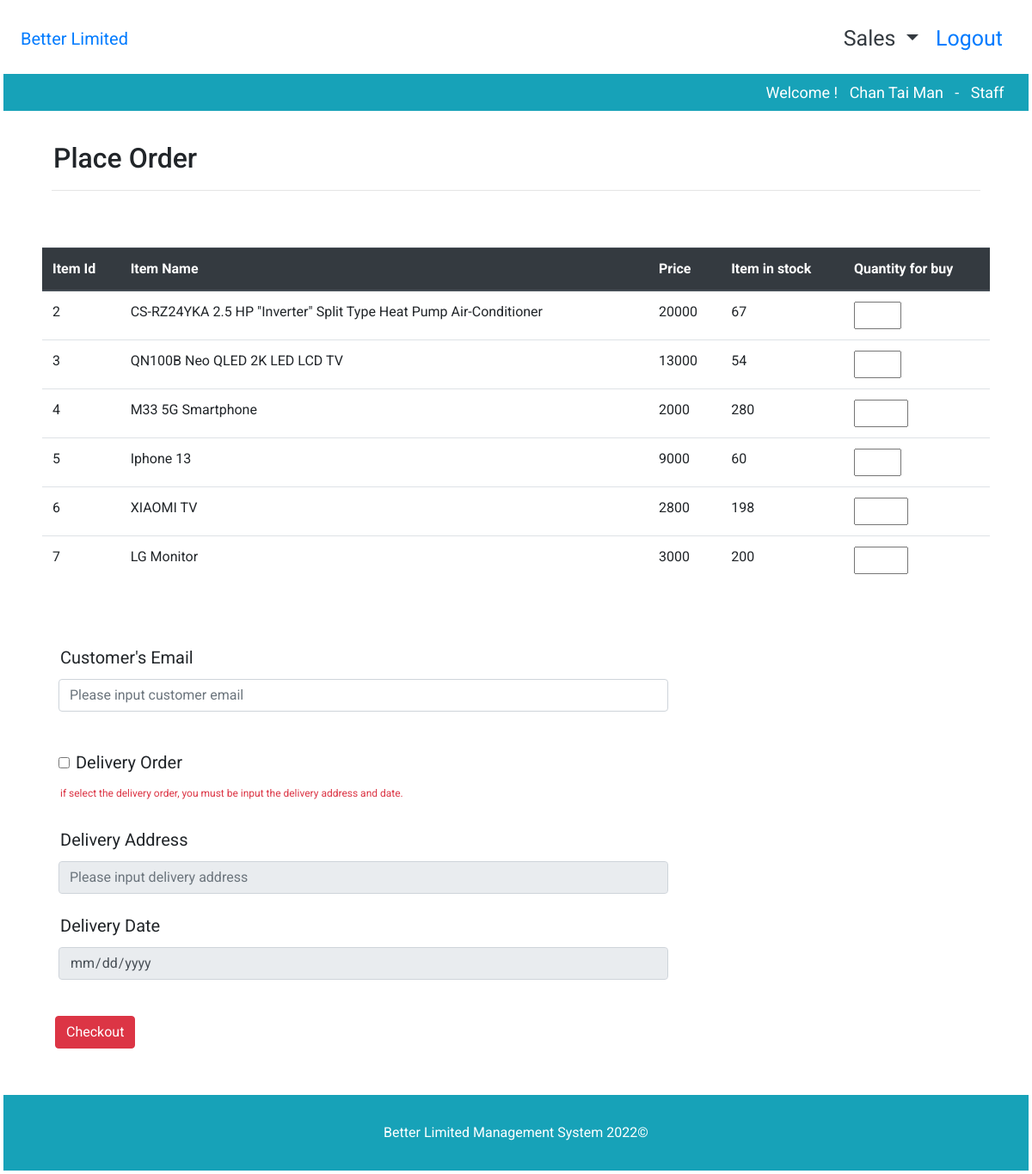
Screenshot of /SEA08_Phase2/order.php (signed in) with the database file from the repository.
### tables this page shows
CREATE TABLE `Item` (
  `itemID` int(11) NOT NULL,
  `itemName` varchar(255) NOT NULL,
  `itemDescription` text DEFAULT NULL,
  `stockQuantity` int(11) NOT NULL DEFAULT 0,
  `price` double NOT NULL
);

### SEA08_Phase2/order.php (the view, shortened to what this page needs)
<?php
include 'header.php';
$conn = getDBconnection();
?>
<div class="py-2 bg-white">
    <div class="container">
        <div class="col-md-12 mx-auto py-4">
            <h2>Place Order</h2>
            <hr>
        </div>
    </div>
</div>
<div class="container">
    <div class="col-md-12 ">
        <form id="form" class="" action="" method="POST">
            <div class="row">
                <table class="table table-hover sortable" id="forLoop">
                    <thead class="thead-dark">
                    <tr>
                        <th>Item Id</th>
                        <th>Item Name</th>
                        <th>Price</th>
                        <th>Item in stock</th>
                        <th>Quantity for buy</th>
                    </tr>
                    </thead>
                    <boby>
                        <?php
                        $sql = "SELECT * from Item WHERE stockQuantity > 0";
                        $query = mysqli_query($conn, $sql) or die(mysqli_error($conn));
                        if (mysqli_num_rows($query) > 0){
                            while($result = mysqli_fetch_assoc($query)){
                                echo <<< EOF
                                <tr>
                                    <td>$result[itemID]</td>
                                    <td>$result[itemName]</td>
                                    <td>$result[price]</td>
                                    <td>$result[stockQuantity]</td>
                                    <td><input type="number" name="qtyBuy_$result[itemID]" min="0" max="$result[stockQuantity]"></td>
                                </tr>
EOF;
                            }
                        }
                        ?>
                    </boby>
                </table>
            </div>
            <div class="py-4">
                <div class="py-4" style="font-size:20px">
                    <div class="form-group">
                        <label>Customer's Email</label>
                        <input type="email" class="form-control col-md-8 col-sm-6" name="cusEmail" placeholder="Please input customer email" required>
                    </div>
                    <div class="py-4">
                        <input type="checkbox" id="clickDel" name="deliveryOrder">
                        <label for="clickDel">Delivery Order</label>
                        <div class="hint text-danger">
                            if select the delivery order, you must be input the delivery address and date.
                        </div>
                    </div>
                    <div class="form-group">
                        <label>Delivery Address</label>
                        <input type="text" class="delivery form-control col-md-8 col-sm-6" name="delAdd" placeholder="Please input delivery address">
                    </div>
                    <div class="form-group">
                        <label>Delivery Date</label>
                        <input type="date" class="delivery form-control col-md-8 col-sm-6" name="delDate">
                    </div>
                </div>
                    <button type="submit" name="checkout" id="checkout" class="btn btn-danger">Checkout</button>
                </div>
            </div>
    </div>
<br>
<div class="bg-info">
    <div class="container my-3">
        <div class="row" style="">
            <div class="col-12 my-2 text-center text-white">
                Better Limited Management System 2022&copy;
            </div>
        </div>
    </div>
</div>
</body>
</html>

### SEA08_Phase2/css/style.css (style rules this page uses)
* { font-family: 'Roboto', sans-serif; padding: 2px 2px; box-sizing: border-box; }
.hint { font-size:12px; }

### rows the page displays
item: itemID "2", itemName "CS-RZ24YKA 2.5 HP \"Inverter\" Split Type Heat Pump Air-Conditioner", price "20000", stockQuantity "67"
item: itemID "3", itemName "QN100B Neo QLED 2K LED LCD TV", price "13000", stockQuantity "54"
item: itemID "4", itemName "M33 5G Smartphone", price "2000", stockQuantity "280"
item: itemID "5", itemName "Iphone 13", price "9000", stockQuantity "60"
item: itemID "6", itemName "XIAOMI TV", price "2800", stockQuantity "198"
item: itemID "7", itemName "LG Monitor", price "3000", stockQuantity "200"

### other values shown
$_SESSION["staffName"] "Chan Tai Man"
$_SESSION["position"] "Staff"
